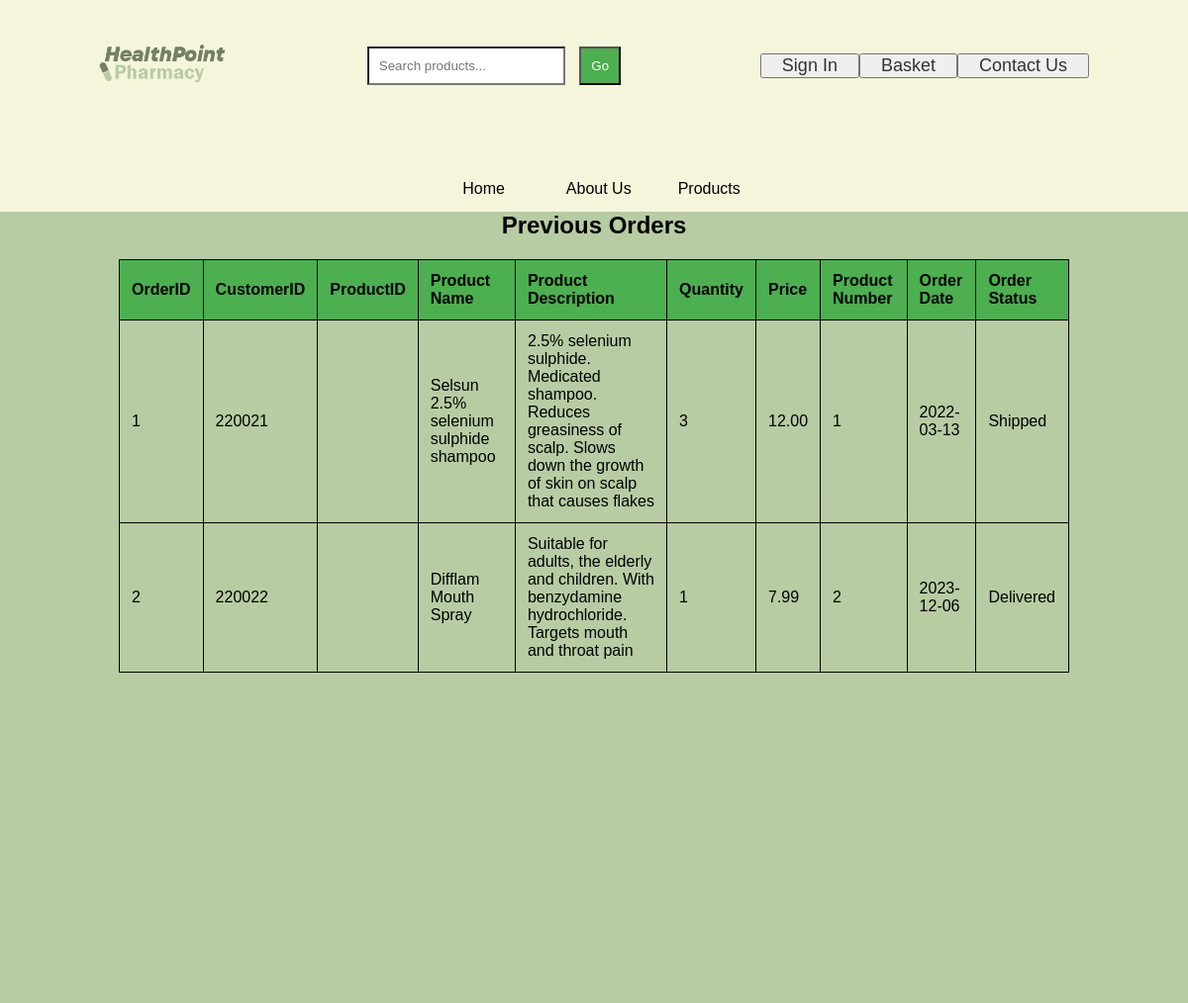
The app's page /OrderHistory.php with its own data.
### tables this page shows
CREATE TABLE orderhistory (
    OrderID INT NOT NULL AUTO_INCREMENT,
    Customer_ID INT NOT NULL,
    ProductName VARCHAR(40) NOT NULL,
    ProductDescription VARCHAR(255) NOT NULL,
    Quantity INT NOT NULL,
    Price DECIMAL(10,2) NOT NULL,
    ProductSKU INT NOT NULL,
    OrderDate DATE NOT NULL,
    OrderStatus VARCHAR(40) NOT NULL,
    PRIMARY KEY (OrderID),
    FOREIGN KEY (Customer_ID) REFERENCES accountdetails(Customer_ID),
    FOREIGN KEY (ProductSKU) REFERENCES stock(ProductSKU)
    );

### OrderHistory.php (the view, shortened to what this page needs)
<?php
require 'connectdb.php';
$sql = "SELECT * FROM orderhistory";
$result = mysqli_query($con, $sql);
$orderHistoryDetails = mysqli_fetch_all($result, MYSQLI_ASSOC);
?>
<!DOCTYPE html>
<html lang="en">
<head>
    <link rel="stylesheet" href="HealthPoint.css">
    <link rel="stylesheet" href="css/orderHistory.css">
</head>
<body>
<<nav class="banner">
    <a href="homePage.php"><img src="hplogo3.png" class="logo" alt="Company Logo"></a>
    <form action="" method="get">
      <input type="text" name="search" class="search-bar"
        value="<?= isset($search) && $search !== '' ? htmlspecialchars($search) : '' ?>" placeholder="Search products...">
        <input type="submit" value="Go" class="search-bar-go"></form>
    <?php
    if (isset($_SESSION['loggedin'])) {
      if (isset($_SESSION['AdminStatus']) && $_SESSION['AdminStatus'] == 1) {
        ?>
        <nav class="header">
          <button><a href="AdminAccounts.php">Account</a></button>
          <button><a href="Cart.php">Basket</a></button>
          <button><a href="Contact.php">Contact Us</a></button>
          <button><a href="logout.php">Logout</a></button>
        </nav>
        <?php
      } else if (isset($_SESSION['AdminStatus']) && $_SESSION['AdminStatus'] == 0) {
        ?>
          <nav class="header">
            <button><a href="CustomerAccounts.php">Account</a></button>
            <button><a href="Cart.php">Basket</a></button>
            <button><a href="Contact.php">Contact Us</a></button>
            <button><a href="logout.php">Logout</a></button>
          </nav>
        <?php
      }
    } else {
      ?>
      <nav class="header">
        <button><a href="signInPageCustomer.php">Sign In</a></button>
        <button><a href="Cart.php">Basket</a></button>
        <button><a href="Contact.php">Contact Us</a></button>
      </nav>
      <?php
    }
    ?>
  </nav>
  <nav class="header-nav">
    <ul class="navigation-bar">
      <li><a href="Index.php">Home</a></li>
      <li><a href="AboutUs.php">About Us</a></li>
      <nav class=Products>
        <a href="productPage.php"><button class="dropbtn">Products</button></a>
      </nav>
        </ul>
<div class="container">
    <h2>Previous Orders</h2>
    <table>
        <thead>
            <tr>
                <th>OrderID</th>
                <th>CustomerID</th>
                <th>ProductID</th>
                <th>Product Name</th>
                <th>Product Description</th>
                <th>Quantity</th>
                <th>Price</th>
                <th>Product Number</th>
                <th>Order Date</th>
                <th>Order Status</th>
            </tr>
        </thead>
        <tbody>
        <?php foreach ($orderHistoryDetails as $product): ?>
                <tr>
                    <td><?= htmlspecialchars($product['OrderID']) ?></td>
                    <td><?= htmlspecialchars($product['Customer_ID']) ?></td>
                    <td><?= htmlspecialchars($product['ProductID']) ?></td>
                    <td><?= htmlspecialchars($product['ProductName']) ?></td>
                    <td><?= htmlspecialchars($product['ProductDescription']) ?></td>
                    <td><?= htmlspecialchars($product['Quantity']) ?></td>
                    <td><?= htmlspecialchars($product['Price']) ?></td>
                    <td><?= htmlspecialchars($product['ProductSKU']) ?></td>
                    <td><?= htmlspecialchars($product['OrderDate']) ?></td>
                    <td><?= htmlspecialchars($product['OrderStatus']) ?></td>
                </tr>
            <?php endforeach; ?>
        </tbody>
    </table>
</div>
</body>

### HealthPoint.css (style rules this page uses)
* { margin: 0; padding: 0; font-family: 'poppins', sans-serif; box-sizing: border-box; }
.banner { position: fixed; top: 0; left: 0; width: 100%; padding: 25px 100px; background-color: #f5f5dc; display: flex; justify-content: space-between; align-items: center; z-index: 100; }
.header { display: flex; text-align: center; align-items: center; }
.header a { font-size: 18px; color: #333; font-weight: 500; text-decoration: none; margin-left: 20px; margin-right: 20px; transition: opacity 0.3s ease; }
.logo { max-width: 130px; height: auto; }
.search-bar, select { padding: 10px; margin: 5px; background-color: white; width: 200px; }
.search-bar-go { padding: 10px; margin: 5px; background-color: #4caf50; color: white; cursor: pointer; }
.header-nav { background-color: #f5f5dc; overflow: hidden; padding-top: 150px; }
.navigation-bar { list-style-type: none; margin: 0; padding: 0; display: flex; justify-content: center; }
.navigation-bar li { margin: 0 15px; }
.navigation-bar li a { display: block; color: black; text-align: center; padding: 14px 16px; text-decoration: none; transition: background-color 0.s ease; }
.dropbtn { background-color: #f5f5dc; color: black; padding: 14px 16px; font-size: 16px; border: none; cursor: pointer; }

### css/orderHistory.css (style rules this page uses)
body { margin: 0; padding: 0; font-family: 'poppins', sans-serif; box-sizing: border-box; }
.container { background-color: #b8cca3; min-height: 100vh; width: 100%; color: rgb(0, 0, 0); align-items: center; }
table { border: 1px solid black; width: 80%; margin: 20px auto; border-collapse: collapse; }
th, td { border: 1px solid black; padding: 12px; text-align: left; }
th { background-color: #4caf50; }
h1, h2 { text-align: center; }

### records on screen
orderhistory: OrderID "1", Customer_ID "220021", ProductName "Selsun 2.5% selenium sulphide shampoo", ProductDescription "2.5% selenium sulphide. Medicated shampoo. Reduces greasiness of scalp. Slows down the growth of skin on scalp that causes flakes", Quantity "3", Price "12.00", ProductSKU "1", OrderDate "2022-03-13", OrderStatus "Shipped"
orderhistory: OrderID "2", Customer_ID "220022", ProductName "Difflam Mouth Spray", ProductDescription "Suitable for adults, the elderly and children. With benzydamine hydrochloride. Targets mouth and throat pain", Quantity "1", Price "7.99", ProductSKU "2", OrderDate "2023-12-06", OrderStatus "Delivered"
